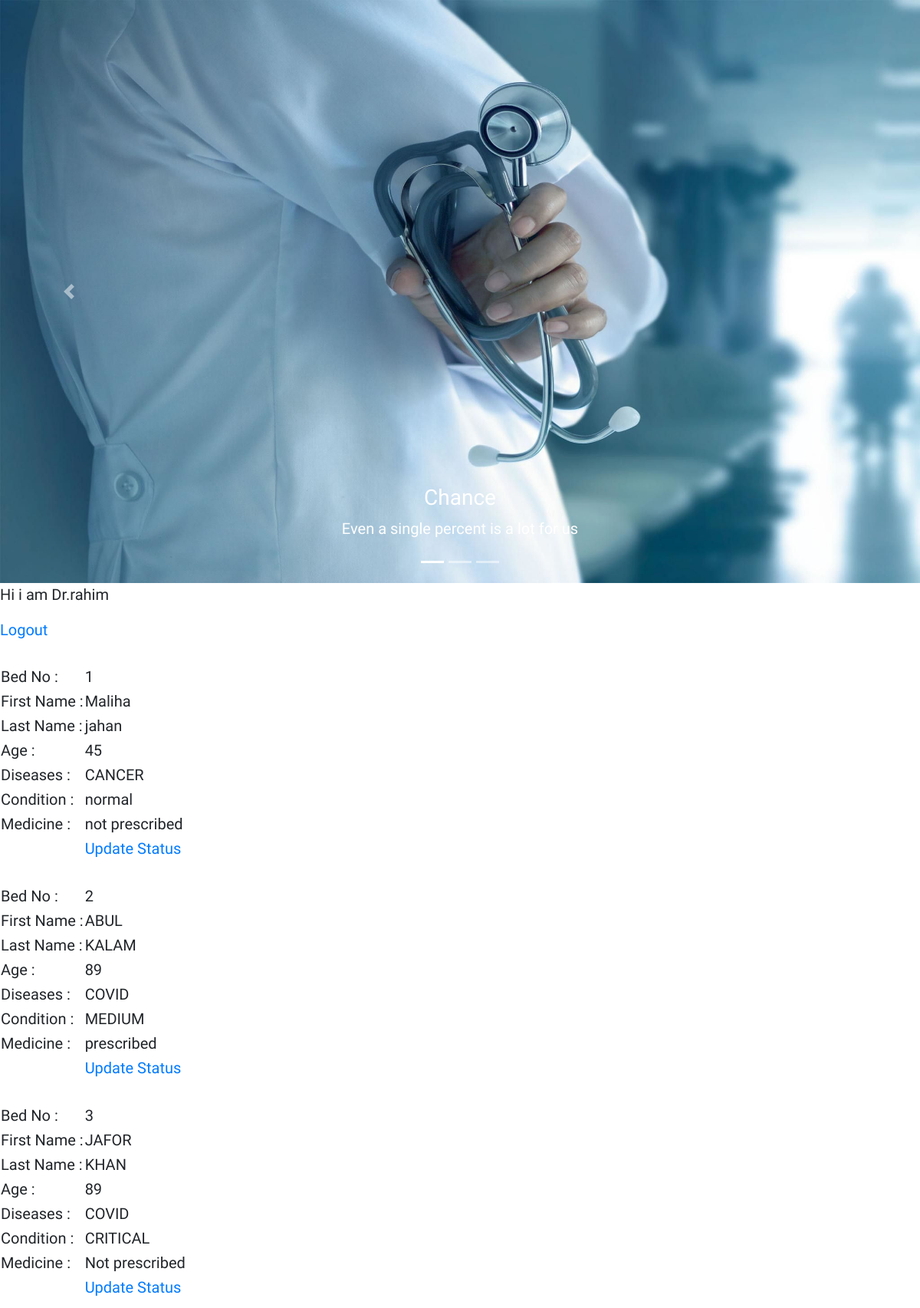
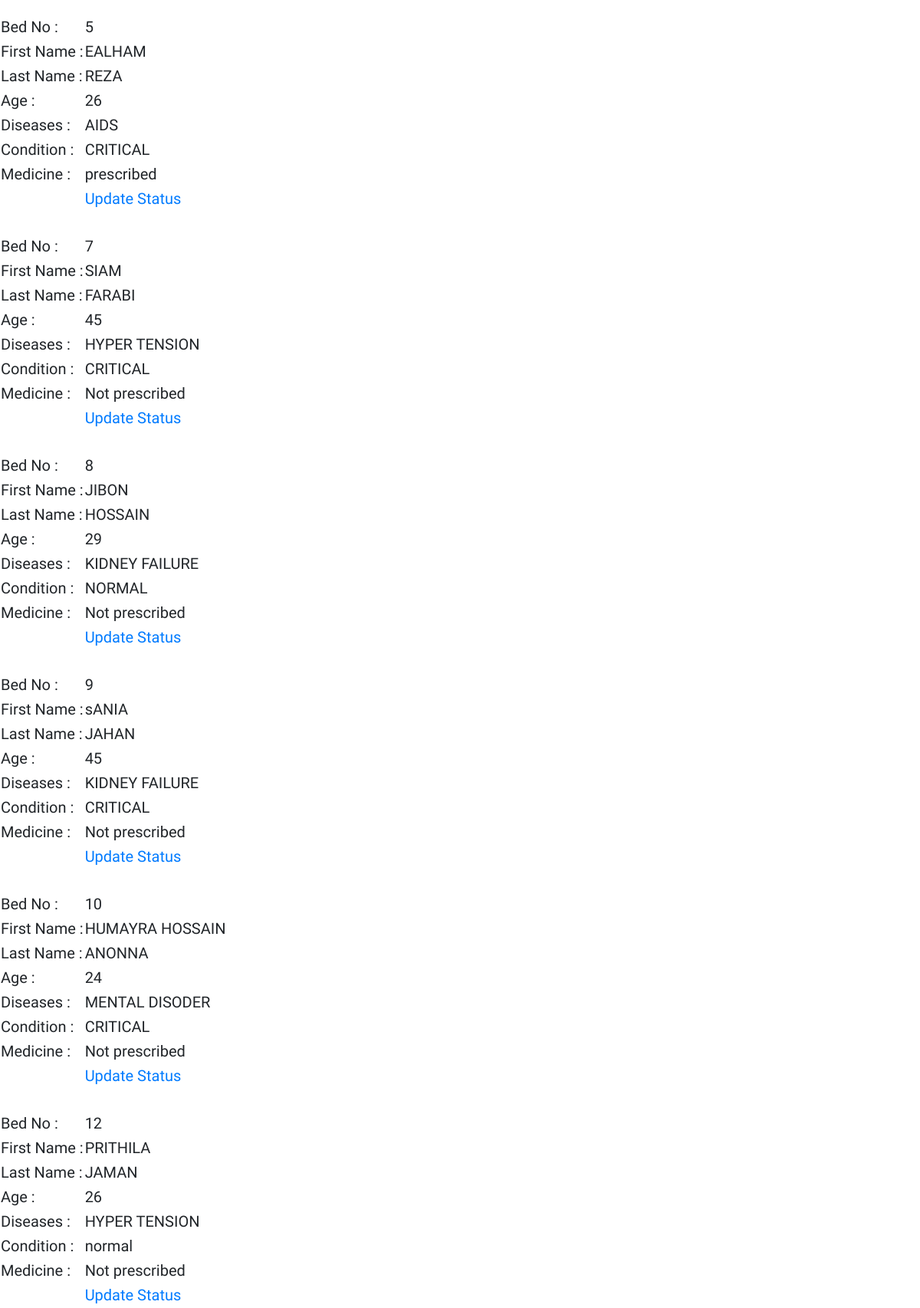
/doctor.php (signed in, upper part), run on the app's committed database (2 pictures, top to bottom).
### tables this page shows
CREATE TABLE `patient_status` (
  `bed` int(11) NOT NULL,
  `patient_condition` varchar(35) DEFAULT NULL,
  `medicine` text DEFAULT NULL
);

CREATE TABLE `nurse` (
  `firstname` varchar(255) NOT NULL,
  `lastname` varchar(255) NOT NULL,
  `age` int(122) NOT NULL,
  `dieseases` varchar(122) NOT NULL,
  `bed` int(11) NOT NULL
);

### doctor.php (the view, shortened to what this page needs)
<?php
    require_once "connection.php";
?>
<!DOCTYPE html>
<html lang="en">
<head>
    <link rel="stylesheet" href="https://maxcdn.bootstrapcdn.com/bootstrap/4.5.2/css/bootstrap.min.css">
</head>
<body style="background-color: white;">
    <div id="demo" class="carousel slide" data-ride="carousel">
  <ul class="carousel-indicators">
    <li data-target="#demo" data-slide-to="0" class="active"></li>
    <li data-target="#demo" data-slide-to="1"></li>
    <li data-target="#demo" data-slide-to="2"></li>
  </ul>
  <div class="carousel-inner">
    <div class="carousel-item active">
      <img src="image/doctor1.jpg" alt="chance" width="1100" height="500">
      <div class="carousel-caption">
        <h3>Chance</h3>
        <p>Even a single percent is a lot for us</p>
      </div>
    </div>
  </div>
  <a class="carousel-control-prev" href="#demo" data-slide="prev">
    <span class="carousel-control-prev-icon"></span>
  </a>
  <a class="carousel-control-next" href="#demo" data-slide="next">
    <span class="carousel-control-next-icon"></span>
  </a>
</div>
    <p>Hi i am Dr.<?php echo $_SESSION['name'] ?></p><div><a href="logout.php">Logout</a></div>
    <?php
        $sqlQuery = "SELECT * FROM nurse join patient_status ON nurse.bed = patient_status.bed";
        $sqlResult = mysqli_query($con, $sqlQuery);
        while($row = mysqli_fetch_assoc($sqlResult)){
    ?>
        <table>
            <tr>
                <td>Bed No : </td><td><?php echo $row['bed'] ?></td>
            </tr>
            <tr>
                <td>First Name : </td><td><?php echo $row['firstname'] ?></td>
            </tr>
            <tr>
                <td>Last Name : </td><td><?php echo $row['lastname'] ?></td>
            </tr>
            <tr>
                <td>Age : </td><td><?php echo $row['age'] ?></td>
            </tr>
            <tr>
                <td>Diseases : </td><td><?php echo $row['dieseases'] ?></td>
            </tr>
            <tr>
                <td>Condition : </td><td><?php echo $row['patient_condition'] ?></td>
            </tr>
            <tr>
                <td>Medicine : </td><td><?php echo $row['medicine'] ?></td>
            </tr>
            <tr>
                <td></td><td><a href="./frontupdate.php?bed=<?php echo $row['bed'] ?>">Update Status</a></td>
            </tr>
            <br>
        </table>
    <?php
        }
    ?>
</body>
</html>

### doctor.php (style rules this page uses)
.carousel-inner img { width: 100%; height: 95vh; }
body { font-family: 'Julius Sans One', sans-serif; font-size: 20px; }

### data on the page
patient_status: bed "1", bed.firstname "Maliha", bed.lastname "jahan", bed.age "45", bed.dieseases "CANCER", patient_condition "normal", medicine "not prescribed"
patient_status: bed "2", bed.firstname "ABUL", bed.lastname "KALAM", bed.age "89", bed.dieseases "COVID", patient_condition "MEDIUM", medicine "prescribed"
patient_status: bed "3", bed.firstname "JAFOR", bed.lastname "KHAN", bed.age "89", bed.dieseases "COVID", patient_condition "CRITICAL", medicine "Not prescribed"
patient_status: bed "5", bed.firstname "EALHAM", bed.lastname "REZA", bed.age "26", bed.dieseases "AIDS", patient_condition "CRITICAL", medicine "prescribed"
patient_status: bed "7", bed.firstname "SIAM", bed.lastname "FARABI", bed.age "45", bed.dieseases "HYPER TENSION", patient_condition "CRITICAL", medicine "Not prescribed"
patient_status: bed "8", bed.firstname "JIBON", bed.lastname "HOSSAIN", bed.age "29", bed.dieseases "KIDNEY FAILURE", patient_condition "NORMAL", medicine "Not prescribed"
patient_status: bed "9", bed.firstname "sANIA", bed.lastname "JAHAN", bed.age "45", bed.dieseases "KIDNEY FAILURE", patient_condition "CRITICAL", medicine "Not prescribed"
patient_status: bed "10", bed.firstname "HUMAYRA HOSSAIN", bed.lastname "ANONNA", bed.age "24", bed.dieseases "MENTAL DISODER", patient_condition "CRITICAL", medicine "Not prescribed"
patient_status: bed "12", bed.firstname "PRITHILA", bed.lastname "JAMAN", bed.age "26", bed.dieseases "HYPER TENSION", patient_condition "normal", medicine "Not prescribed"

### other printed values
$_SESSION['name'] "rahim"
